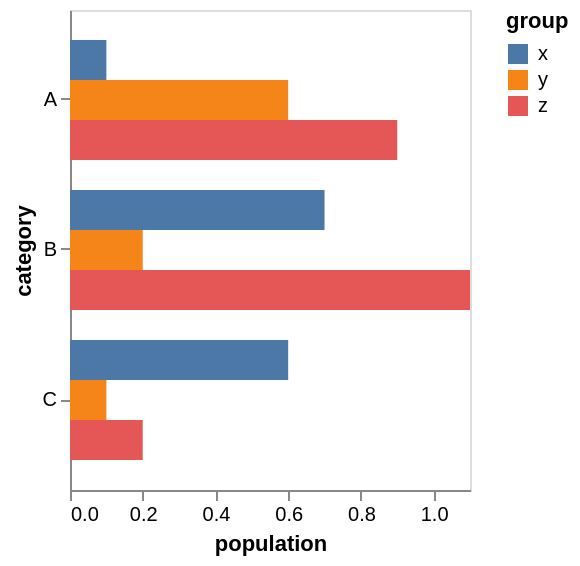

Describe this chart as a Vega-Lite specification.
### Vega specification from a JSON file in a GitHub repository (floating-point values rounded to 4 significant figures)
{"$schema": "https://vega.github.io/schema/vega/v5.json", "background": "white", "padding": 5, "width": 200, "style": "cell", "data": [{"name": "source_0", "values": [{"category": "A", "group": "x", "value": 0.1}, {"category": "A", "group": "y", "value": 0.6}, {"category": "A", "group": "z", "value": 0.9}, {"category": "B", "group": "x", "value": 0.7}, {"category": "B", "group": "y", "value": 0.2}, {"category": "B", "group": "z", "value": 1.1}, {"category": "C", "group": "x", "value": 0.6}, {"category": "C", "group": "y", "value": 0.1}, {"category": "C", "group": "z", "value": 0.2}]}, {"name": "data_0", "source": "source_0", "transform": [{"type": "stack", "groupby": ["category", "group"], "field": "value", "sort": {"field": [], "order": []}, "as": ["value_start", "value_end"], "offset": "zero"}, {"type": "filter", "expr": "isValid(datum[\"value\"]) && isFinite(+datum[\"value\"])"}]}], "signals": [{"name": "y_step", "update": "20 * bandspace(domain('yOffset').length, 0, 0) / (1-0.2)"}, {"name": "height", "update": "bandspace(domain('y').length, 0.2, 0.2) * y_step"}], "marks": [{"name": "marks", "type": "rect", "style": ["bar"], "from": {"data": "data_0"}, "encode": {"update": {"fill": {"scale": "color", "field": "group"}, "ariaRoleDescription": {"value": "bar"}, "description": {"signal": "\"value: \" + (format(datum[\"value\"], \"\")) + \"; category: \" + (isValid(datum[\"category\"]) ? datum[\"category\"] : \"\"+datum[\"category\"]) + \"; group: \" + (isValid(datum[\"group\"]) ? datum[\"group\"] : \"\"+datum[\"group\"])"}, "x": {"scale": "x", "field": "value_end"}, "x2": {"scale": "x", "field": "value_start"}, "y": {"scale": "y", "field": "category", "offset": {"scale": "yOffset", "field": "group"}}, "height": {"signal": "max(0.25, bandwidth('yOffset'))"}}}}], "scales": [{"name": "x", "type": "linear", "domain": {"data": "data_0", "fields": ["value_start", "value_end"]}, "range": [0, {"signal": "width"}], "nice": true, "zero": true}, {"name": "y", "type": "band", "domain": {"data": "data_0", "field": "category", "sort": true}, "range": {"step": {"signal": "y_step"}}, "paddingInner": 0.2, "paddingOuter": 0.2}, {"name": "yOffset", "type": "band", "domain": {"data": "data_0", "field": "group", "sort": true}, "range": {"step": 20}}, {"name": "color", "type": "ordinal", "domain": {"data": "data_0", "field": "group", "sort": true}, "range": "category"}], "axes": [{"scale": "x", "orient": "bottom", "grid": false, "title": "population", "labelFlush": true, "labelOverlap": true, "tickCount": {"signal": "ceil(width/40)"}, "zindex": 0}, {"scale": "y", "orient": "left", "grid": false, "title": "category", "zindex": 0}], "legends": [{"fill": "color", "symbolType": "square", "title": "group"}]}
